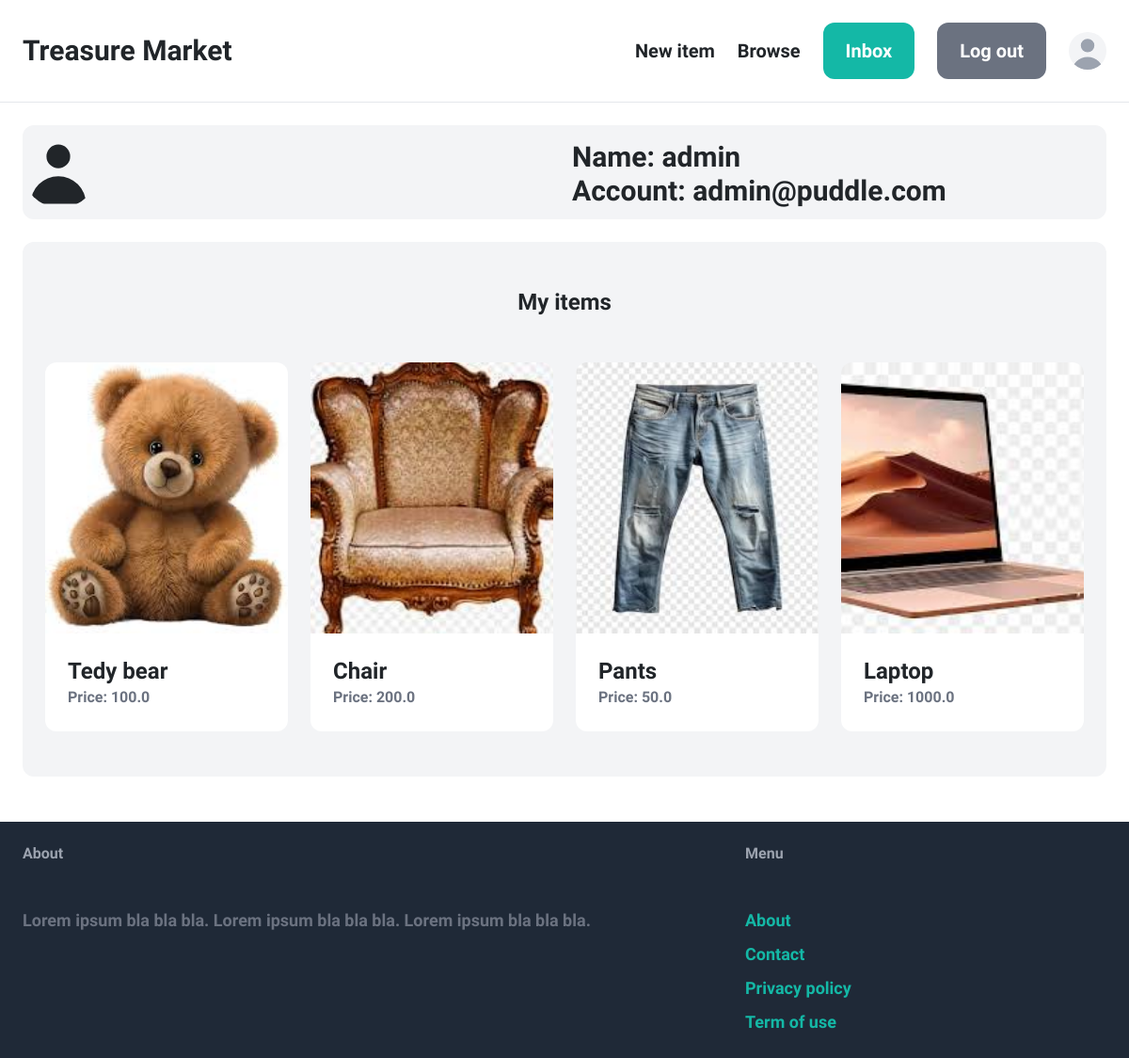
/profile/ (signed in), run on the app's committed database.
### items/models.py (models this page shows, shortened)
class Item(models.Model):
    category = models.ForeignKey(Category, related_name='items', on_delete=models.CASCADE)
    name = models.CharField(max_length=255)
    description = models.TextField(blank=True, null=True)
    price =  models.FloatField()
    image = models.ImageField(upload_to='items_images', blank=True, null=True)
    is_sold = models.BooleanField(default=False)
    created_by = models.ForeignKey(User, related_name='items', on_delete=models.CASCADE)
    created_at =  models.DateTimeField(auto_now_add=True)

### core/views.py (the view)
# urls.py: path('profile/', views.profile, name="profile"),
@login_required
def profile(request):
    items = Item.objects.filter(created_by=request.user)
    return render(request, 'core/profile.html', {
        'items': items,
    })

### core/templates/core/profile.html (shortened to what this page needs)
{% extends 'core/base.html' %}
{% block content %}
    <div class="grid grid-cols-2 gap-3 bg-gray-100 rounded-xl" style="height: 100px;">
        <div class="mt-2 relative w-20 h-20 overflow-hidden bg-black-500 rounded-full dark:bg-black-600 ">
            <svg class="absolute w-15 h-15 text-black-400 -left-1" fill="currentColor" viewBox="0 0 20 20" xmlns="http://www.w3.org/2000/svg">
                <path fill-rule="evenodd" d="M10 9a3 3 0 100-6 3 3 0 000 6zm-7 9a7 7 0 1114 0H3z" clip-rule="evenodd"></path>
            </svg>
        </div>
        <div class="mt-3">
            <h1 class="text-white-500 text-3xl inline-block align-middle">Name: {{ request.user.username }}</h1><br>
            <h1 class="text-white-500 text-3xl inline-block align-middle">
                Account: {{request.user.email}}
            </h1>
        </div>
    </div>
    <div class="mt-6 px-6 py-12 bg-gray-100 rounded-xl">
        <h2 class="mb-12 text-2xl text-center">My items</h2>
        <div class="grid grid-cols-3 md:grid-cols-3 lg:grid-cols-4 gap-4">
            {% for item in items %}
                <div class="flex flex-col h-full">
                    <a href="{% url 'item:detail' item.id %}" class="flex flex-col h-full">
                        <div class="relative">
                            <img src="{{ item.image.url }}" class="w-full h-48 md:h-64 lg:h-72 object-cover object-center rounded-t-xl">
                        </div>
                        <div class="p-6 bg-white rounded-b-xl flex-grow flex flex-col justify-between">
                            <h2 class="text-2xl">{{ item.name }}</h2>
                            <p class="text-gray-500">Price: {{ item.price }}</p>
                        </div>
                    </a>
                </div>
            {% endfor %}
        </div>
    </div>
{% endblock %}

### data on the page
Item: image (picture), name "Tedy bear", price "100.0"
Item: image (picture), name "Chair", price "200.0"
Item: image (picture), name "Pants", price "50.0"
Item: image (picture), name "Laptop", price "1000.0"

### other printed values
{{ request.user.username }} "admin"
{{ request.user.email }} "admin@puddle.com"
